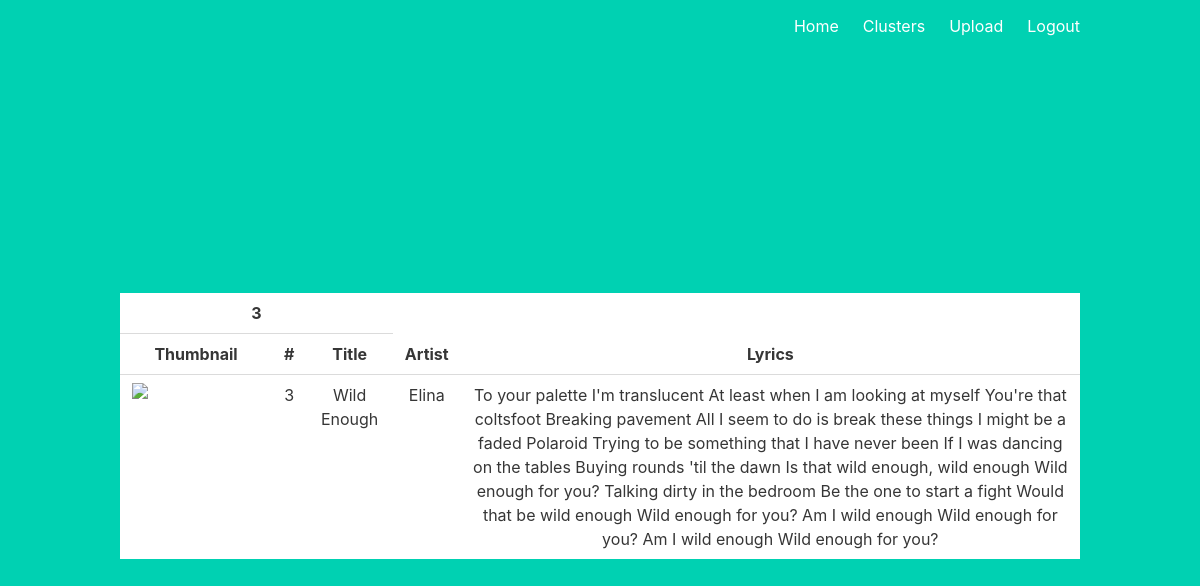
Page /track/3 (signed in) on the committed database.
### app/models.py (models this page shows, shortened)
class Track(db.Model):
    id = db.Column(db.Integer, primary_key=True)
    quadrant = db.Column(db.Integer)
    title = db.Column(db.String(120))
    name = db.Column(db.String(1000))
    album = db.Column(db.String(128))
    lyrics = db.Column(db.String(100000000))

### app/views.py (the view)
@main.route("/track/<int:track_id>", methods=["GET"])
@login_required
def track(track_id):
    track = Track.query.filter_by(id=track_id).first()
    return render_template("track.html", track=track)

### app/__init__.py (called while the page is built)
def create_app():
    app = Flask(__name__)
    app.config["SECRET_KEY"] = "12FOEIGHEIOGIOOAIF"
    app.config["SQLALCHEMY_DATABASE_URI"] = "sqlite:///db.sqlite"
    app.config["SQLALCHEMY_TRACK_MODIFICATIONS"] = False
    db.init_app(app)
    login_manager = LoginManager()
    login_manager.login_view = "auth.login"
    login_manager.init_app(app)
    from .models import User
    @login_manager.user_loader
    def load_user(user_id):
        return User.query.get(int(user_id))
    from .auth import auth as auth_blueprint
    app.register_blueprint(auth_blueprint)
    from .views import main as main_blueprint
    app.register_blueprint(main_blueprint)
    return app

### app/templates/track.html (shortened to what this page needs)
{% extends "base.html" %}
{% block content %}
<table class="table hoverable is-fullwidth">
  <tr>
    <th colspan="3" scope="colgroup">{{ track.id }}</th>
  </tr>
  <tr>
    <th>Thumbnail</th>
    <th>#</th>
    <th>Title</th>
    <th>Artist</th>
    <th>Lyrics</th>
  </tr>
  <tr>
  <tr>
    <td>
      <figure class="image is-128x128">
        <img src="https://bulma.io/images/placeholders/128x128.png">
      </figure>
    </td>
    <td>{{ track.id }}</td>
    <td>{{ track.title }}</td>
    <td>{{ track.name }}</td>
    <td>{{ track.lyrics }}</td>
  </tr>
</table>
{% endblock %}

### rows in the picture
Track: id "3", title "Wild Enough", name "Elina", lyrics "To your palette I'm translucent At least when I am looking at myself You're that coltsfoot Breaking pavement All I seem to do is break these things I might be a faded Polaroid Trying to be something that I have never been If I was dancing on the tables Buying rounds 'til the dawn Is that wild enough, wild enough Wild enough for you? Talking dirty in the bedroom Be the one to start a fight Would that be wild enough Wild enough for you? Am I wild enough Wild enough for you? Am I wild enough Wild enough for you?"
